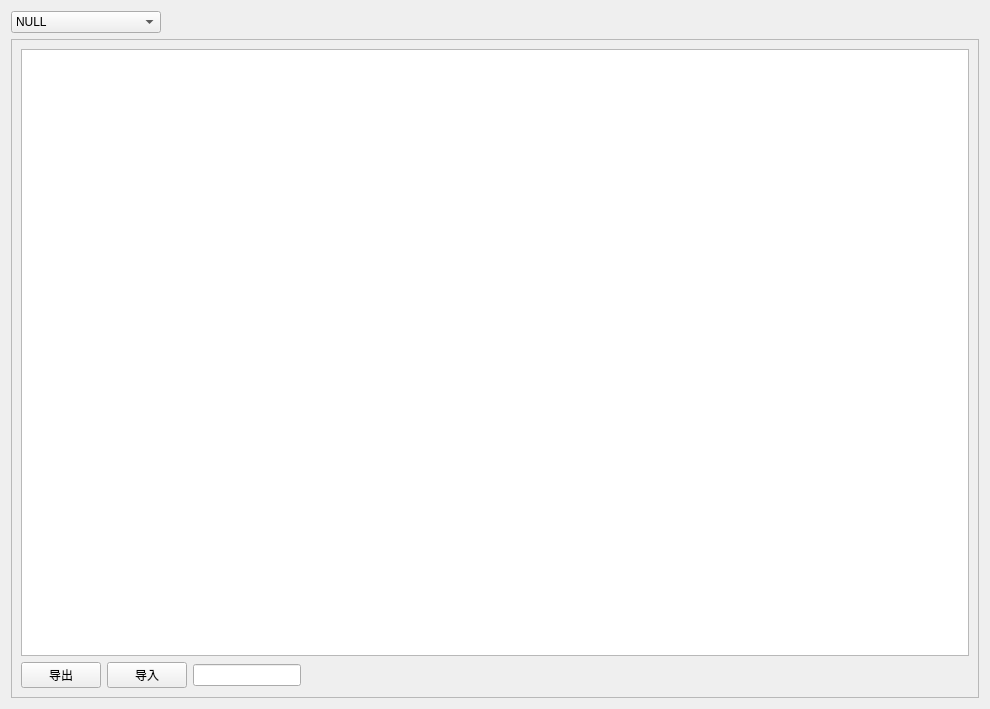
<?xml version="1.0" encoding="UTF-8"?>
<ui version="4.0">
 <class>ConfigDataForm</class>
 <widget class="QWidget" name="ConfigDataForm">
  <property name="geometry">
   <rect>
    <x>0</x>
    <y>0</y>
    <width>990</width>
    <height>709</height>
   </rect>
  </property>
  <property name="windowTitle">
   <string>Form</string>
  </property>
  <layout class="QVBoxLayout" name="verticalLayout_4">
   <item>
    <layout class="QVBoxLayout" name="verticalLayout_3">
     <item>
      <layout class="QHBoxLayout" name="horizontalLayout">
       <item>
        <widget class="QComboBox" name="config_comboBox">
         <property name="maximumSize">
          <size>
           <width>150</width>
           <height>16777215</height>
          </size>
         </property>
         <property name="currentIndex">
          <number>6</number>
         </property>
         <item>
          <property name="text">
           <string>系统命令</string>
          </property>
         </item>
         <item>
          <property name="text">
           <string>写入参数</string>
          </property>
         </item>
         <item>
          <property name="text">
           <string>读取参数</string>
          </property>
         </item>
         <item>
          <property name="text">
           <string>电机A霍尔侦测</string>
          </property>
         </item>
         <item>
          <property name="text">
           <string>电机B霍尔侦测</string>
          </property>
         </item>
         <item>
          <property name="text">
           <string>同时侦测A/B</string>
          </property>
         </item>
         <item>
          <property name="text">
           <string>NULL</string>
          </property>
         </item>
        </widget>
       </item>
       <item>
        <widget class="MarqueeWidget" name="widget_A" native="true"/>
       </item>
       <item>
        <widget class="MarqueeWidget" name="widget_B" native="true"/>
       </item>
      </layout>
     </item>
     <item>
      <widget class="QScrollArea" name="scrollArea">
       <property name="widgetResizable">
        <bool>true</bool>
       </property>
       <widget class="QWidget" name="scrollAreaWidgetContents">
        <property name="geometry">
         <rect>
          <x>0</x>
          <y>0</y>
          <width>964</width>
          <height>653</height>
         </rect>
        </property>
        <layout class="QVBoxLayout" name="verticalLayout_2">
         <item>
          <layout class="QVBoxLayout" name="verticalLayout">
           <item>
            <widget class="QTreeView" name="treeView"/>
           </item>
           <item>
            <layout class="QHBoxLayout" name="horizontalLayout_2">
             <item>
              <widget class="QPushButton" name="pushButton_OUT">
               <property name="text">
                <string>导出</string>
               </property>
              </widget>
             </item>
             <item>
              <widget class="QPushButton" name="pushButton_IN">
               <property name="text">
                <string>导入</string>
               </property>
              </widget>
             </item>
             <item>
              <widget class="QLineEdit" name="lineEdit_ini">
               <property name="sizePolicy">
                <sizepolicy hsizetype="Maximum" vsizetype="Maximum">
                 <horstretch>0</horstretch>
                 <verstretch>0</verstretch>
                </sizepolicy>
               </property>
              </widget>
             </item>
             <item>
              <spacer name="horizontalSpacer">
               <property name="orientation">
                <enum>Qt::Horizontal</enum>
               </property>
               <property name="sizeHint" stdset="0">
                <size>
                 <width>68</width>
                 <height>20</height>
                </size>
               </property>
              </spacer>
             </item>
            </layout>
           </item>
          </layout>
         </item>
        </layout>
       </widget>
      </widget>
     </item>
    </layout>
   </item>
  </layout>
 </widget>
 <customwidgets>
  <customwidget>
   <class>MarqueeWidget</class>
   <extends>QWidget</extends>
   <header location="global">Message/MarqueeWidget.h</header>
   <container>1</container>
  </customwidget>
 </customwidgets>
 <resources/>
 <connections/>
</ui>
